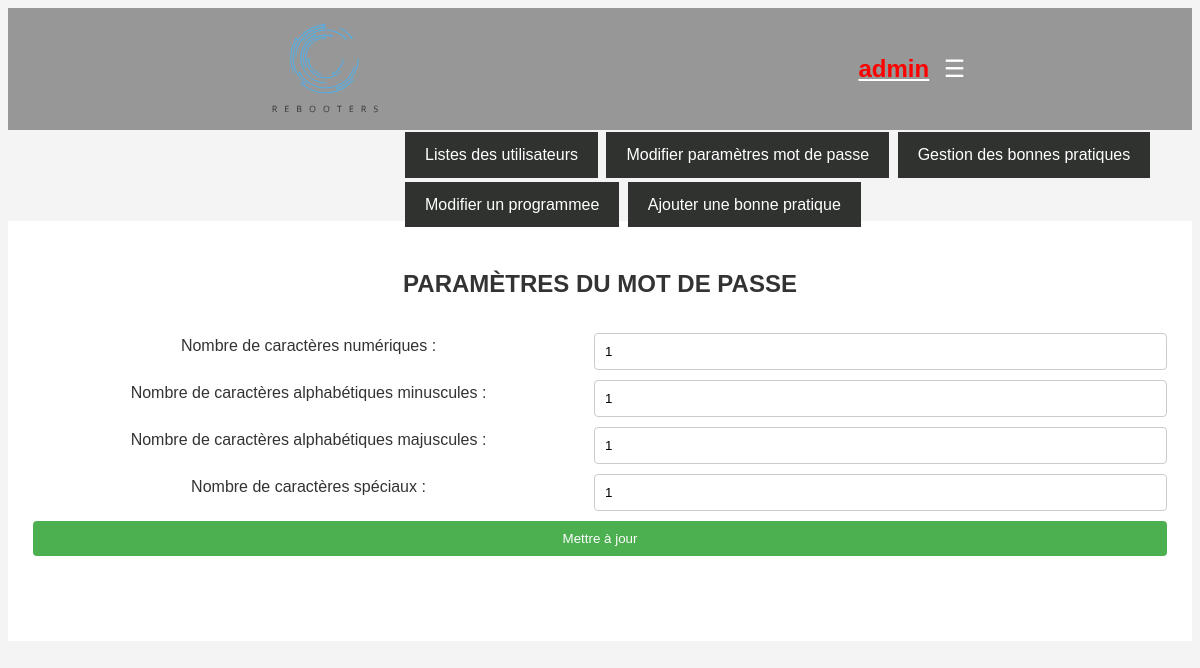
/Superadmin/superadmin_banned_users.php (signed in), run on the app's committed database.
### tables this page shows
CREATE TABLE IF NOT EXISTS `utilisateurs` (
  `IDUtilisateur` int NOT NULL AUTO_INCREMENT,
  `NomUtilisateur` varchar(60) NOT NULL,
  `MotDePasse` varchar(255) NOT NULL,
  `TypeUtilisateur` tinyint(1) NOT NULL DEFAULT '0',
  `NBtentative` tinyint NOT NULL DEFAULT '0',
  `Bloque` tinyint(1) NOT NULL DEFAULT '0',
  PRIMARY KEY (`IDUtilisateur`)
);

CREATE TABLE IF NOT EXISTS `passwordrequirements` (
  `id` int UNSIGNED NOT NULL AUTO_INCREMENT,
  `n` int NOT NULL,
  `p` int NOT NULL,
  `q` int NOT NULL,
  `r` int NOT NULL,
  `reg_date` timestamp NOT NULL DEFAULT CURRENT_TIMESTAMP ON UPDATE CURRENT_TIMESTAMP,
  PRIMARY KEY (`id`)
);

### Superadmin/superadmin_banned_users.php (the view, shortened to what this page needs)
<?php
include("../Database/base.php");
include("../Database/helpers.php");
$currentUsername = $_SESSION['username'];
$stmt = $bd->prepare("SELECT NomUtilisateur, TypeUtilisateur, Bloque FROM Utilisateurs");
$stmt->execute();
$users = $stmt->fetchAll(PDO::FETCH_ASSOC);
?>
<!DOCTYPE html>
<html lang="fr">
<head>
  <link rel="stylesheet" href="user.css">
  <link rel="stylesheet" href="/Styles/admin.css">
  <link href="https://maxcdn.bootstrapcdn.com/font-awesome/4.7.0/css/font-awesome.min.css" rel="stylesheet">
</head>
<body>
<nav>
    <div class="logo">
        <img src="/Images/logo.svg" alt="REBOOTERS Logo" height="200">
    </div>
    <div>
        <div class="user-menu">
        <a href="./superadmin_home.php" class="menu-button"><?php echo displayUsername($currentUsername, 'superadmin'); ?></a>
            <button class="user-button">☰</button>
        </div>
    </div>
</nav>
<div class="menu">
    <a href="superadmin_users_list.php">Listes des utilisateurs</a>
    <a href="superadmin_banned_users.php">Modifier paramètres mot de passe</a>
    <a href="superadmin_bp.php">Gestion des bonnes pratiques</a>
    <a href="superadmin_editprog.php">Modifier un programmee</a>
    <a href="superadmin_addbp.php">Ajouter une bonne pratique</a>
</div>
<?php
    include("../Database/base.php");
    $stmt = $bd->prepare("SELECT * FROM PasswordRequirements");
    $stmt->execute();
    $requirements = $stmt->fetch(PDO::FETCH_ASSOC);
    if ($requirements) {
        $n = $requirements['n'];
        $p = $requirements['p'];
        $q = $requirements['q'];
        $r = $requirements['r'];
    } else {
        $n = $p = $q = $r = 0;
    }
?>
<div class="container">
  <h2>Paramètres du mot de passe</h2>
  <form action="../Database/update_password_requirements.php" method="post">
    <label for="n">Nombre de caractères numériques :</label>
    <input type="number" id="n" name="n" min="0" value="<?php echo $n; ?>" required>
    <label for="p">Nombre de caractères alphabétiques minuscules :</label>
    <input type="number" id="p" name="p" min="0" value="<?php echo $p; ?>" required>
    <label for="q">Nombre de caractères alphabétiques majuscules :</label>
    <input type="number" id="q" name="q" min="0" value="<?php echo $q; ?>" required>
    <label for="r">Nombre de caractères spéciaux :</label>
    <input type="number" id="r" name="r" min="0" value="<?php echo $r; ?>" required>
    <input type="submit" value="Mettre à jour">
  </form>
</div>
</body>
</html>

### Database/helpers.php
<?php
function displayUsername($username, $userType) {
    if ($userType == 'superadmin') {
        return '<span class="superadmin">' . htmlspecialchars($username) . '</span>';
    } else {
        return '<span>' . htmlspecialchars($username) . '</span>';
    }
}
?>

### Styles/user.css (style rules this page uses)
body { font-family: Arial, sans-serif; background: #f4f4f4; color: #333; line-height: 1.6; }
nav { background-color: #979797; color: white; padding: 1rem 0; display: flex; justify-content: space-around; align-items: center; }
.logo { font-size: 1.5rem; font-weight: bold; display: flex; align-items: center; }
.menu-button, .user-button { background: none; border: none; cursor: pointer; color: white; font-size: 1.5rem; }
.user-menu { position: relative; display: inline-block; }
.logo { height: 90px; }
h2 { text-transform: uppercase; text-align: center; margin: 1em 0; }
.superadmin { color: red; font-weight: bold; }
.container { background: white; margin: 50px auto; padding: 20px; padding-bottom: 80px; margin-top: -8px; text-align: center; }
.menu { padding-left: 300px; margin-left: 95px; }

### Styles/admin.css (style rules this page uses)
body { font-family: Arial, sans-serif; background: #f4f4f4; color: #333; line-height: 1.6; }
nav { background-color: #979797; color: white; padding: 1rem 0; display: flex; justify-content: space-around; align-items: center; }
.logo { font-size: 1.5rem; font-weight: bold; display: flex; align-items: center; }
.menu-button, .user-button { background: none; border: none; cursor: pointer; color: white; font-size: 1.5rem; }
.user-menu { position: relative; display: inline-block; }
.logo { height: 90px; }
.superadmin { color: red; font-weight: bold; }
.menu a { display: inline-block; padding: 10px 20px; margin: 2px; background-color: #2f322f; color: white; text-decoration: none; font-size: 16px; }
.menu { margin-left: 95px; }
button { cursor: pointer; padding: 5px 10px; border: none; background-color: #007BFF; color: white; }

### Superadmin/superadmin_banned_users.php (style rules this page uses)
.container form { display: flex; flex-wrap: wrap; justify-content: space-around; }
.container form label, .container form input { flex: 1 0 40%; margin: 5px; }
.container form input[type="number"] { padding: 10px; border: 1px solid #ccc; border-radius: 4px; }
.container form input[type="submit"] { padding: 10px 20px; background-color: #4CAF50; color: white; border: none; border-radius: 4px; cursor: pointer; }

### data on the page
utilisateurs: NomUtilisateur "admin"
passwordrequirements: n "1", p "1", q "1", r "1"
